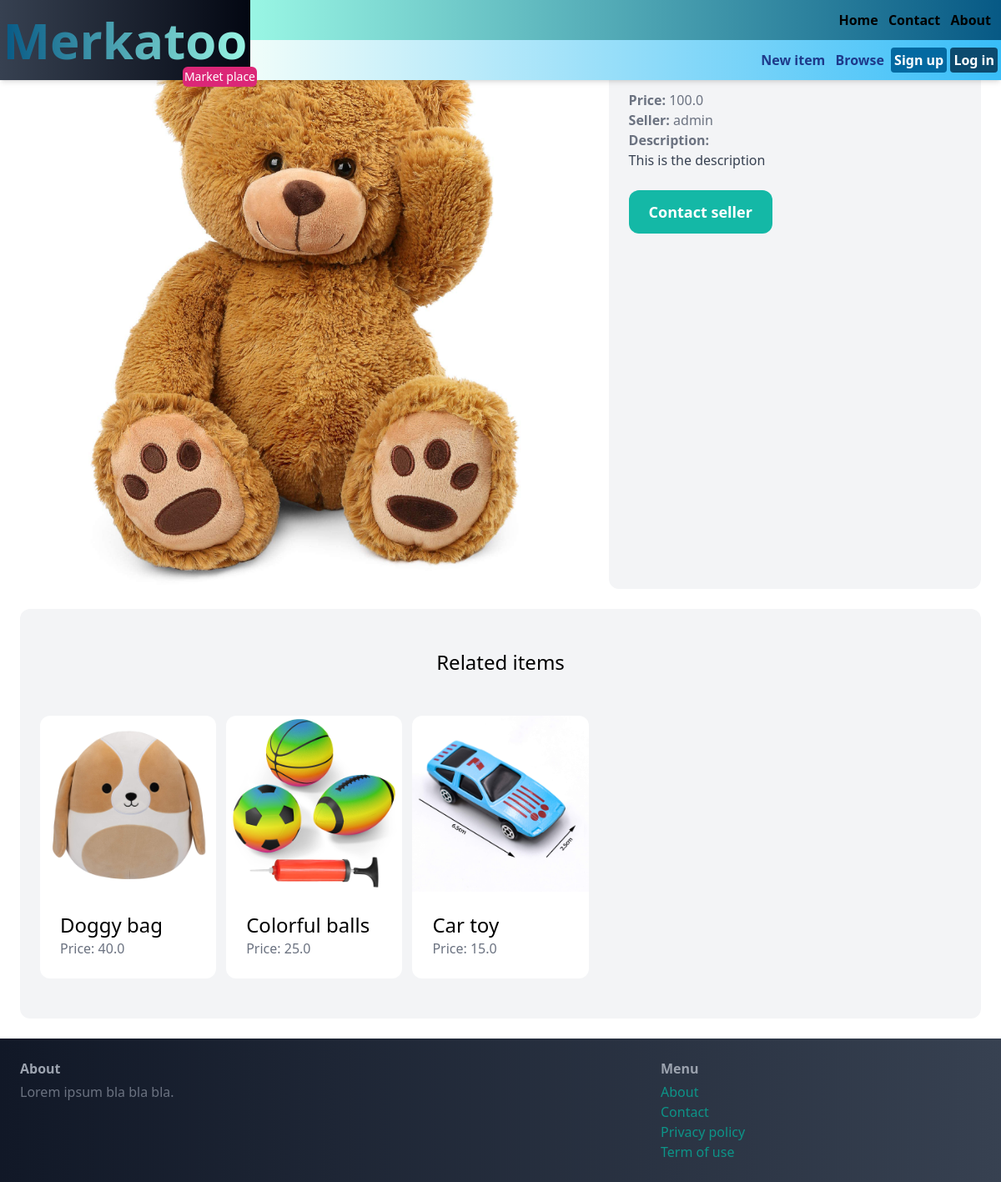
Page /items/1/ on the committed database.
### item/models.py (models this page shows, shortened)
class Item(models.Model):
     category = models.ForeignKey(Category, related_name='items', on_delete=models.CASCADE)
     name = models.CharField(max_length=255)
     description = models.TextField(blank=True, null=True)
     price = models.FloatField()
     image = models.ImageField(upload_to='item_images', blank=True, null=True)
     is_sold = models.BooleanField(default=False)
     created_by = models.ForeignKey(User, related_name='items', on_delete=models.CASCADE)
     created_at = models.DateTimeField(auto_now_add=True)

### item/views.py (the view)
# urls.py: path('<int:pk>/', views.detail, name='detail'),
def detail(request, pk):
    item = get_object_or_404(Item, pk=pk)
    related_items = Item.objects.filter(category=item.category, is_sold=False).exclude(pk=pk)[0:3]
    return render(request, 'item/detail.html', {
        'item': item,
        'related_items': related_items
    })

### item/templates/item/detail.html (shortened to what this page needs)
{% extends 'core/base.html' %}
{% block content %}
<div class="grid grid-cols-5 gap-6">
    <div class="col-span-3">
        <img src="{{ item.image.url }}" class="rounded-xl">
    </div>
    <div class="col-span-2 p-6 bg-gray-100 rounded-xl">
        <h1 class="mb-6 text-3xl">{{ item.name }}</h1>
        <p class="text-gray-500"><strong>Price: </strong>{{ item.price }}</p>
        <p class="text-gray-500"><strong>Seller: </strong>{{ item.created_by.username }}</p>
        {% if item.description %}
            <p class="text-gray-700">
                <strong class="text-gray-500">Description:</strong><br>
                {{ item.description }}
            </P>
        {% endif %}
        {% if request.user == item.created_by %}
            <div class="mt-6 p-6 bg-white rounded-xl">
                <p>This is your item!</p>
                <a href="{% url 'item:edit' item.id %}" class="inline-block mt-6 px-6 py-3 text-lg font-semibold bg-teal-500 text-white rounded-xl">Edit</a>
                <a href="{% url 'item:delete' item.id %}" class="inline-block mt-6 px-6 py-3 text-lg font-semibold bg-red-500 text-white rounded-xl">Delete</a>
            </div>
        {% else %}
            <a href="{% url 'conversation:new' item.id %}" class="inline-block mt-6 px-6 py-3 text-lg font-semibold bg-teal-500 text-white rounded-xl hover:bg-teal-700">Contact seller</a>
        {% endif %}
    </div>
</div>
<div class="mt-6 px-6 py-12 bg-gray-100 rounded-xl">
    <h2 class="mb-12 text-2xl text-center">Related items</h2>
    <div class="grid grid-cols-5 gap-3">
        {% for item in related_items %}
            <div>
                <a href="{% url 'item:detail' item.id %}">
                    <div>
                        <img src="{{ item.image.url }}" class="rounded-t-xl">
                    </div>
                    <div class="p-6 bg-white rounded-b-xl">
                        <h2 class ="text-2xl">{{ item.name }}</h2>
                        <p class="text-gray-500"> Price: {{ item.price }} </p>
                    </div>
                </a>
            </div>
        {% endfor %}
    </div>
</div>
{% endblock %}

### rows in the picture
Item: image (picture), price "100.0", created_by.username "admin", description "This is the description"
Item: image (picture), name "Doggy bag", price "40.0"
Item: image (picture), name "Colorful balls", price "25.0"
Item: image (picture), name "Car toy", price "15.0"
